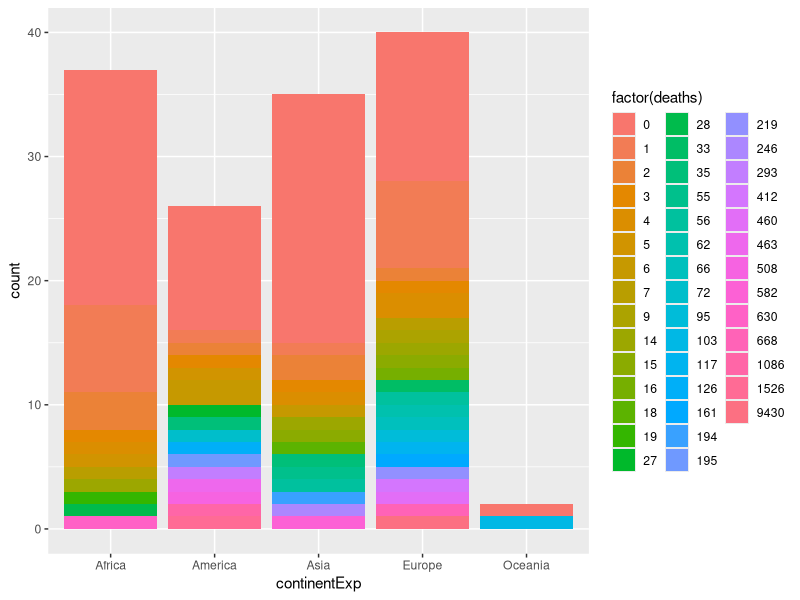

R code for this plot:
df_covid <- read.csv("Covid19.csv", header = TRUE)
str(df_covid)

head(df_covid)



library(ggplot2)


#Which region had most deaths?
ggplot(aes(x = continentExp), data = df_covid,color = deaths)+
  geom_bar(aes(fill = factor(deaths)))

# chisquare death vs temp
table(df_covid$Temp,df_covid$deaths)
chisq.test(table(df_covid$Temp,df_covid$deaths))
#pvalue is greater than 0.05 , so the temperature and death are independent.

# chisquare cases vs temp
table(df_covid$Temp,df_covid$cases)
chisq.test(table(df_covid$Temp,df_covid$cases))
#pvalue is greater than 0.05 , so the temperature and Cases are independent. 

